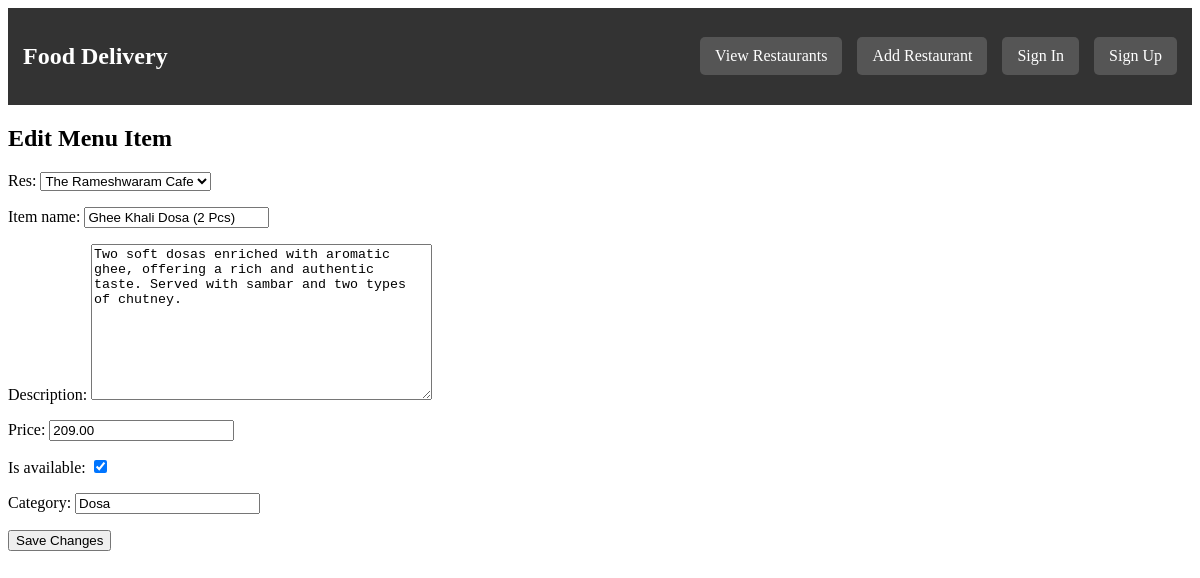
/update_menu/16/, run on the app's committed database.
### delivery/models.py (models this page shows, shortened)
class Menu(models.Model):
    res = models.ForeignKey(Restaurant, on_delete= models.CASCADE)
    item_name = models.CharField(max_length=100)
    description = models.TextField(blank=True, null=True)
    price = models.DecimalField(max_digits=6, decimal_places=2)
    is_available = models.BooleanField(default=True)
    category = models.CharField(max_length=50)

### delivery/views.py (the view)
# urls.py: path('update_menu/<int:id>/', views.update_menu, name='update_menu'),
def update_menu(request, id):
    menu_item =Menu.objects.get(pk=id)
    if request.method == "POST":
        form = MenuForm(request.POST, instance=menu_item)
        if form.is_valid():
            form.save()
            return redirect('delivery:view_menu', id=menu_item.res.id)  # Ensure redirect uses correct name
    else:
        form = MenuForm(instance=menu_item)
    return render(request, 'delivery/update_menu.html', {'form': form, 'menu_item': menu_item})

### delivery/forms.py
class MenuForm(forms.ModelForm):
    class Meta:
        model = Menu
        fields = ["res", "item_name", "description", "price", "is_available", "category"]

### delivery/models.py (called while the page is built)
    def __str__(self):
        return self.res_name

### delivery/templates/delivery/update_menu.html (shortened to what this page needs)
{% extends "delivery/base.html" %}
{% block content %}
    <h2>Edit Menu Item</h2>
    <form method="post">
        {{ form.as_p }}
        <button type="submit">Save Changes</button>
    </form>
{% endblock %}

### data on the page
Menu: res "The Rameshwaram Cafe", item_name "Ghee Khali Dosa (2 Pcs)", description "Two soft dosas enriched with aromatic ghee, offering a rich and authentic taste. Served with sambar and two types of chutney.", price "209.00", is_available "☑", category "Dosa"
